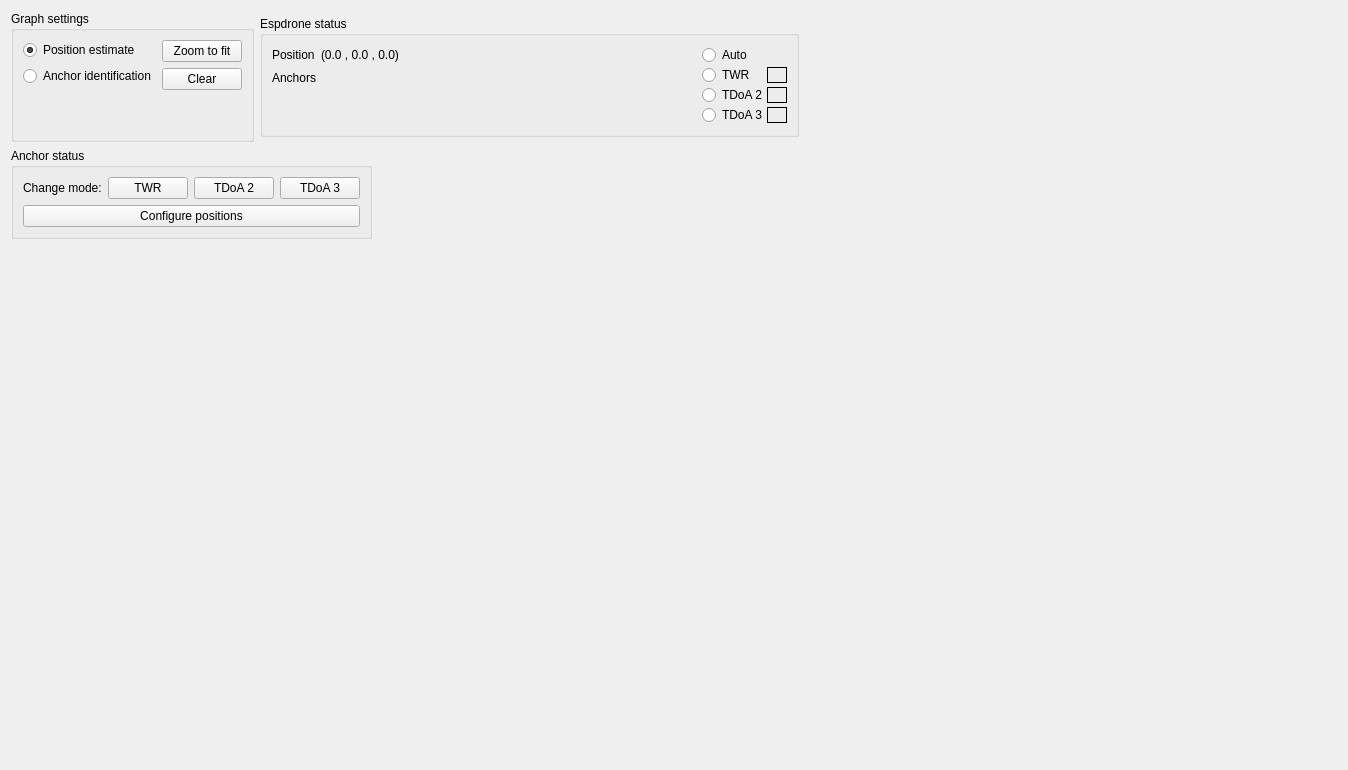
<?xml version="1.0" encoding="UTF-8"?>
<ui version="4.0">
 <class>Form</class>
 <widget class="QWidget" name="Form">
  <property name="geometry">
   <rect>
    <x>0</x>
    <y>0</y>
    <width>1348</width>
    <height>770</height>
   </rect>
  </property>
  <property name="windowTitle">
   <string>Plot</string>
  </property>
  <layout class="QHBoxLayout" name="horizontalLayout">
   <item>
    <layout class="QGridLayout" name="gridLayout" rowstretch="0,0" columnstretch="0,0">
     <property name="leftMargin">
      <number>0</number>
     </property>
     <item row="1" column="0">
      <layout class="QVBoxLayout" name="_plot_bottom_left_layout"/>
     </item>
     <item row="0" column="0">
      <layout class="QVBoxLayout" name="_plot_top_left_layout"/>
     </item>
     <item row="0" column="1">
      <layout class="QVBoxLayout" name="_inputLayout" stretch="0,0,1">
       <property name="spacing">
        <number>-1</number>
       </property>
       <item>
        <layout class="QHBoxLayout" name="horizontalLayout_8">
         <property name="sizeConstraint">
          <enum>QLayout::SetDefaultConstraint</enum>
         </property>
         <item>
          <widget class="QGroupBox" name="groupBox_2">
           <property name="title">
            <string>Graph settings</string>
           </property>
           <property name="alignment">
            <set>Qt::AlignLeading|Qt::AlignLeft|Qt::AlignTop</set>
           </property>
           <layout class="QVBoxLayout" name="verticalLayout_2">
            <item>
             <layout class="QHBoxLayout" name="horizontalLayout_3">
              <item>
               <layout class="QVBoxLayout" name="verticalLayout_3">
                <item>
                 <widget class="QRadioButton" name="_estimated_postion_button">
                  <property name="text">
                   <string>Position estimate</string>
                  </property>
                  <property name="checked">
                   <bool>true</bool>
                  </property>
                 </widget>
                </item>
                <item>
                 <widget class="QRadioButton" name="_id_anchor_button">
                  <property name="text">
                   <string>Anchor identification</string>
                  </property>
                 </widget>
                </item>
                <item>
                 <spacer name="verticalSpacer_2">
                  <property name="orientation">
                   <enum>Qt::Vertical</enum>
                  </property>
                  <property name="sizeHint" stdset="0">
                   <size>
                    <width>20</width>
                    <height>40</height>
                   </size>
                  </property>
                 </spacer>
                </item>
               </layout>
              </item>
              <item>
               <layout class="QVBoxLayout" name="verticalLayout_7">
                <item>
                 <widget class="QPushButton" name="_show_all_button">
                  <property name="text">
                   <string>Zoom to fit</string>
                  </property>
                 </widget>
                </item>
                <item>
                 <widget class="QPushButton" name="_clear_anchors_button">
                  <property name="text">
                   <string>Clear</string>
                  </property>
                 </widget>
                </item>
                <item>
                 <spacer name="verticalSpacer_3">
                  <property name="orientation">
                   <enum>Qt::Vertical</enum>
                  </property>
                  <property name="sizeHint" stdset="0">
                   <size>
                    <width>20</width>
                    <height>40</height>
                   </size>
                  </property>
                 </spacer>
                </item>
               </layout>
              </item>
             </layout>
            </item>
           </layout>
          </widget>
         </item>
         <item>
          <widget class="QGroupBox" name="groupBox_4">
           <property name="sizePolicy">
            <sizepolicy hsizetype="Preferred" vsizetype="Maximum">
             <horstretch>0</horstretch>
             <verstretch>0</verstretch>
            </sizepolicy>
           </property>
           <property name="title">
            <string>Espdrone status</string>
           </property>
           <property name="alignment">
            <set>Qt::AlignLeading|Qt::AlignLeft|Qt::AlignTop</set>
           </property>
           <layout class="QVBoxLayout" name="verticalLayout_6" stretch="0">
            <item>
             <layout class="QHBoxLayout" name="horizontalLayout_11">
              <property name="sizeConstraint">
               <enum>QLayout::SetDefaultConstraint</enum>
              </property>
              <item>
               <layout class="QVBoxLayout" name="verticalLayout_8">
                <item>
                 <layout class="QHBoxLayout" name="horizontalLayout_7">
                  <item>
                   <widget class="QLabel" name="label_7">
                    <property name="text">
                     <string>Position</string>
                    </property>
                   </widget>
                  </item>
                  <item>
                   <widget class="QLabel" name="_status_position">
                    <property name="minimumSize">
                     <size>
                      <width>150</width>
                      <height>0</height>
                     </size>
                    </property>
                    <property name="frameShape">
                     <enum>QFrame::NoFrame</enum>
                    </property>
                    <property name="text">
                     <string>(0.0 , 0.0 , 0.0)</string>
                    </property>
                   </widget>
                  </item>
                  <item>
                   <spacer name="horizontalSpacer_3">
                    <property name="orientation">
                     <enum>Qt::Horizontal</enum>
                    </property>
                    <property name="sizeHint" stdset="0">
                     <size>
                      <width>40</width>
                      <height>20</height>
                     </size>
                    </property>
                   </spacer>
                  </item>
                 </layout>
                </item>
                <item>
                 <layout class="QHBoxLayout" name="horizontalLayout_6">
                  <item>
                   <widget class="QLabel" name="label_8">
                    <property name="text">
                     <string>Anchors</string>
                    </property>
                   </widget>
                  </item>
                 </layout>
                </item>
                <item>
                 <layout class="QHBoxLayout" name="horizontalLayout_4">
                  <item>
                   <layout class="QGridLayout" name="_anchor_stats_container" rowstretch="0">
                    <property name="sizeConstraint">
                     <enum>QLayout::SetMinimumSize</enum>
                    </property>
                    <property name="leftMargin">
                     <number>0</number>
                    </property>
                    <property name="spacing">
                     <number>2</number>
                    </property>
                   </layout>
                  </item>
                 </layout>
                </item>
                <item>
                 <spacer name="verticalSpacer_4">
                  <property name="orientation">
                   <enum>Qt::Vertical</enum>
                  </property>
                  <property name="sizeHint" stdset="0">
                   <size>
                    <width>20</width>
                    <height>40</height>
                   </size>
                  </property>
                 </spacer>
                </item>
               </layout>
              </item>
              <item>
               <layout class="QVBoxLayout" name="verticalLayout_10">
                <property name="spacing">
                 <number>0</number>
                </property>
                <property name="sizeConstraint">
                 <enum>QLayout::SetDefaultConstraint</enum>
                </property>
                <item>
                 <layout class="QHBoxLayout" name="_cf_auto_container">
                  <item>
                   <widget class="QRadioButton" name="_mode_auto">
                    <property name="text">
                     <string>Auto</string>
                    </property>
                   </widget>
                  </item>
                 </layout>
                </item>
                <item>
                 <layout class="QHBoxLayout" name="_cf_twr_container">
                  <property name="spacing">
                   <number>-1</number>
                  </property>
                  <item>
                   <widget class="QRadioButton" name="_mode_twr">
                    <property name="text">
                     <string>TWR</string>
                    </property>
                   </widget>
                  </item>
                  <item>
                   <widget class="QLabel" name="_state_twr">
                    <property name="sizePolicy">
                     <sizepolicy hsizetype="Preferred" vsizetype="Maximum">
                      <horstretch>0</horstretch>
                      <verstretch>0</verstretch>
                     </sizepolicy>
                    </property>
                    <property name="minimumSize">
                     <size>
                      <width>20</width>
                      <height>0</height>
                     </size>
                    </property>
                    <property name="maximumSize">
                     <size>
                      <width>20</width>
                      <height>16777215</height>
                     </size>
                    </property>
                    <property name="frameShape">
                     <enum>QFrame::Box</enum>
                    </property>
                    <property name="text">
                     <string/>
                    </property>
                   </widget>
                  </item>
                 </layout>
                </item>
                <item>
                 <layout class="QHBoxLayout" name="_cf_tdoa2_container">
                  <item>
                   <widget class="QRadioButton" name="_mode_tdoa2">
                    <property name="text">
                     <string>TDoA 2</string>
                    </property>
                   </widget>
                  </item>
                  <item>
                   <widget class="QLabel" name="_state_tdoa2">
                    <property name="sizePolicy">
                     <sizepolicy hsizetype="Preferred" vsizetype="Maximum">
                      <horstretch>0</horstretch>
                      <verstretch>0</verstretch>
                     </sizepolicy>
                    </property>
                    <property name="minimumSize">
                     <size>
                      <width>20</width>
                      <height>0</height>
                     </size>
                    </property>
                    <property name="maximumSize">
                     <size>
                      <width>20</width>
                      <height>16777215</height>
                     </size>
                    </property>
                    <property name="frameShape">
                     <enum>QFrame::Box</enum>
                    </property>
                    <property name="text">
                     <string/>
                    </property>
                   </widget>
                  </item>
                 </layout>
                </item>
                <item>
                 <layout class="QHBoxLayout" name="_cf_tdoa3_container">
                  <item>
                   <widget class="QRadioButton" name="_mode_tdoa3">
                    <property name="text">
                     <string>TDoA 3</string>
                    </property>
                   </widget>
                  </item>
                  <item>
                   <widget class="QLabel" name="_state_tdoa3">
                    <property name="sizePolicy">
                     <sizepolicy hsizetype="Preferred" vsizetype="Maximum">
                      <horstretch>0</horstretch>
                      <verstretch>0</verstretch>
                     </sizepolicy>
                    </property>
                    <property name="minimumSize">
                     <size>
                      <width>20</width>
                      <height>0</height>
                     </size>
                    </property>
                    <property name="maximumSize">
                     <size>
                      <width>20</width>
                      <height>16777215</height>
                     </size>
                    </property>
                    <property name="frameShape">
                     <enum>QFrame::Box</enum>
                    </property>
                    <property name="text">
                     <string/>
                    </property>
                   </widget>
                  </item>
                 </layout>
                </item>
               </layout>
              </item>
             </layout>
            </item>
           </layout>
          </widget>
         </item>
         <item>
          <spacer name="horizontalSpacer_2">
           <property name="orientation">
            <enum>Qt::Horizontal</enum>
           </property>
           <property name="sizeHint" stdset="0">
            <size>
             <width>40</width>
             <height>20</height>
            </size>
           </property>
          </spacer>
         </item>
        </layout>
       </item>
       <item>
        <layout class="QHBoxLayout" name="horizontalLayout_5">
         <item>
          <widget class="QGroupBox" name="groupBox">
           <property name="enabled">
            <bool>true</bool>
           </property>
           <property name="sizePolicy">
            <sizepolicy hsizetype="Maximum" vsizetype="Minimum">
             <horstretch>0</horstretch>
             <verstretch>0</verstretch>
            </sizepolicy>
           </property>
           <property name="minimumSize">
            <size>
             <width>0</width>
             <height>0</height>
            </size>
           </property>
           <property name="title">
            <string>Anchor status</string>
           </property>
           <layout class="QVBoxLayout" name="verticalLayout">
            <item>
             <layout class="QHBoxLayout" name="horizontalLayout_2">
              <item>
               <widget class="QLabel" name="label">
                <property name="text">
                 <string>Change mode:</string>
                </property>
               </widget>
              </item>
              <item>
               <widget class="QPushButton" name="_switch_mode_to_twr_button">
                <property name="toolTip">
                 <string>Write operation mode to anchors</string>
                </property>
                <property name="text">
                 <string>TWR</string>
                </property>
               </widget>
              </item>
              <item>
               <widget class="QPushButton" name="_switch_mode_to_tdoa2_button">
                <property name="text">
                 <string>TDoA 2</string>
                </property>
               </widget>
              </item>
              <item>
               <widget class="QPushButton" name="_switch_mode_to_tdoa3_button">
                <property name="text">
                 <string>TDoA 3</string>
                </property>
               </widget>
              </item>
             </layout>
            </item>
            <item>
             <layout class="QHBoxLayout" name="horizontalLayout_9">
              <item>
               <widget class="QPushButton" name="_configure_anchor_positions_button">
                <property name="text">
                 <string>Configure positions</string>
                </property>
               </widget>
              </item>
             </layout>
            </item>
           </layout>
          </widget>
         </item>
         <item>
          <spacer name="horizontalSpacer">
           <property name="orientation">
            <enum>Qt::Horizontal</enum>
           </property>
           <property name="sizeHint" stdset="0">
            <size>
             <width>40</width>
             <height>20</height>
            </size>
           </property>
          </spacer>
         </item>
        </layout>
       </item>
       <item>
        <spacer name="verticalSpacer">
         <property name="orientation">
          <enum>Qt::Vertical</enum>
         </property>
         <property name="sizeHint" stdset="0">
          <size>
           <width>20</width>
           <height>0</height>
          </size>
         </property>
        </spacer>
       </item>
      </layout>
     </item>
     <item row="1" column="1">
      <layout class="QVBoxLayout" name="_plot_bottom_right_layout"/>
     </item>
    </layout>
   </item>
  </layout>
 </widget>
 <resources/>
 <connections/>
</ui>
